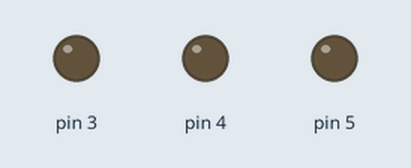
Bench run of a sketch on a simulated Arduino Uno, built with avr-gcc and run on an emulated ATmega328P. Parts: output pins drawn as LEDs (lit = HIGH).

Above: at 0.5 s.
At 2.5 s:
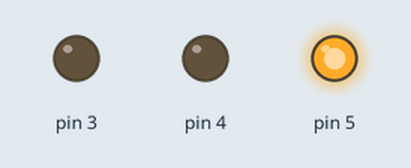
At 3.5 s:
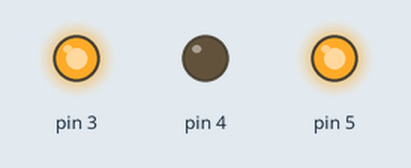
At 4.5 s:
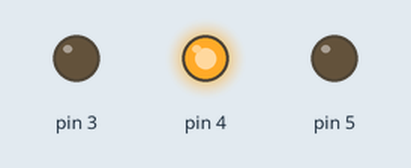
At 6.5 s:
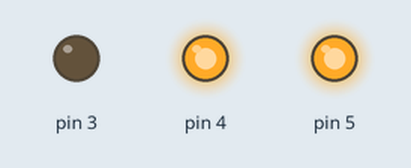
At 9.5 s:
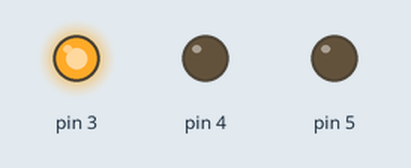
Timing chart, 0 to 10.4 s (numbered marks = the images above):
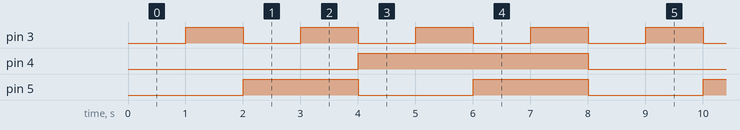

The sketch:

RGBlink.ino
```cpp
// Blinking RGB led

// PINS : red -> 3
//        blue -> 4
//        green -> 5

//CONSTANTS

int DELAY = 1000; // delay in ms between 2 iterations
int states = 0;
int rstate,gstate,bstate;

void setup(){
pinMode(3, OUTPUT);
pinMode(4, OUTPUT);
pinMode(5, OUTPUT);
}


void loop(){
  if(states == 8){
   states = 0;
  }

  rstate = (states & 1) == 1 ? HIGH : LOW;
  gstate = (states & 2) == 2 ? HIGH : LOW;
  bstate = (states & 4) == 4 ? HIGH : LOW;

  digitalWrite(3, rstate);
  digitalWrite(4, bstate);
  digitalWrite(5, gstate);

  delay(DELAY);

  states++;
}
```

Measured:
- by itself, pin 3: alternates HIGH for 1.0 s and LOW for 1.0 s
- by itself, pin 4: alternates HIGH for 4.0 s and LOW for 4.0 s
- by itself, pin 5: alternates HIGH for 2.0 s and LOW for 2.0 s
